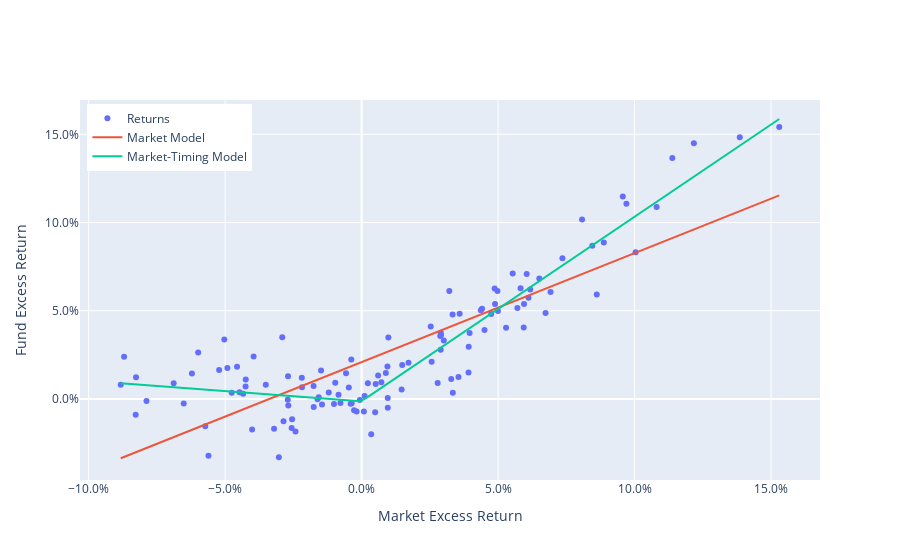

Notebook code cell kept with this figure:
### Markdown cell above
# FIGURE

### Code cell
# Scatter plot with fitted market model and market-timing model
import plotly.graph_objects as go

fig = go.Figure()

# Simulated data
trace  = go.Scatter(
    x=df['mkt'], 
    y=df['xret'], 
    mode="markers", 
    hovertemplate="Fund return:    %{y:.1%}<br>Market return: %{x:.1%}<extra></extra>",
    name = 'Returns')
fig.add_trace(trace)

# Market model
grid = np.linspace(df.mkt.min(), df.mkt.max(),100)
string = f'Market model: {a_mm:.3f} + {b_mm:.2f}*market<extra></extra>'
fit_mm = np.array([a_mm + b_mm*x for x in grid])
trace_mm= go.Scatter(
    x=grid, 
    y=fit_mm, 
    mode='lines',
    hovertemplate=string,
    name='Market Model')
fig.add_trace(trace_mm)

# Market-timing model
string = f'Market-timing model: {a_hm:.3f} + {b_hm:.2f}*market + {g_hm:.2f}*max(market,0)<extra></extra>'
fit_hm = np.array([a_hm + b_hm*x + g_hm*max(x,0) for x in grid])
trace_timing= go.Scatter(
    x=grid, 
    y=fit_hm, 
    mode='lines',
    hovertemplate=string ,    
    name='Market-Timing Model')
fig.add_trace(trace_timing)

# Formatting
fig.update_layout(
    xaxis_title='Market Excess Return',
    xaxis_tickformat=".1%",
    yaxis_title='Fund Excess Return',
    yaxis_tickformat=".1%",
    legend=dict(
        yanchor="top", 
        y=0.99, 
        xanchor="left", 
        x=0.01)
)
fig.show()
